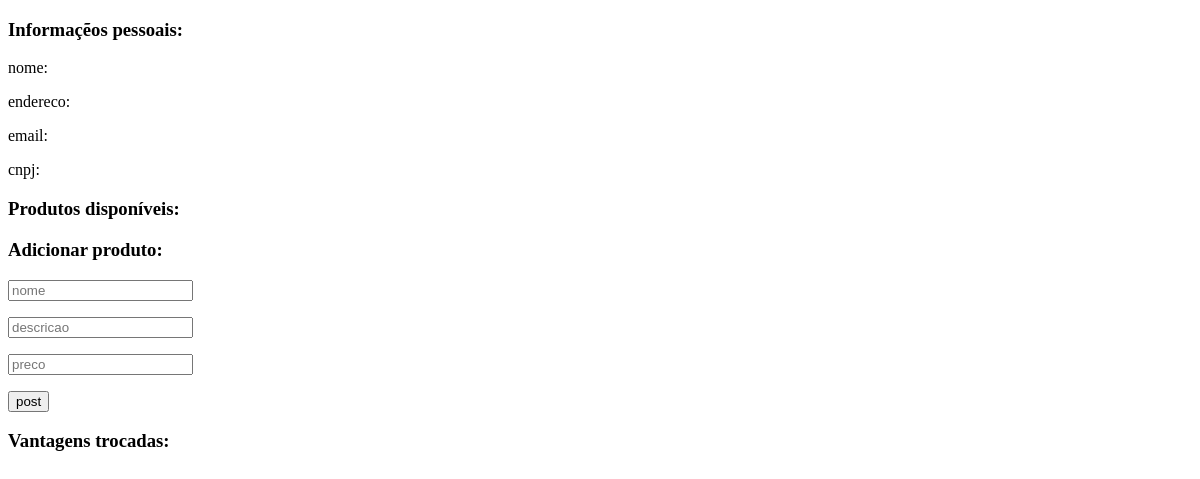
The app's page /parceiro/1, older data.
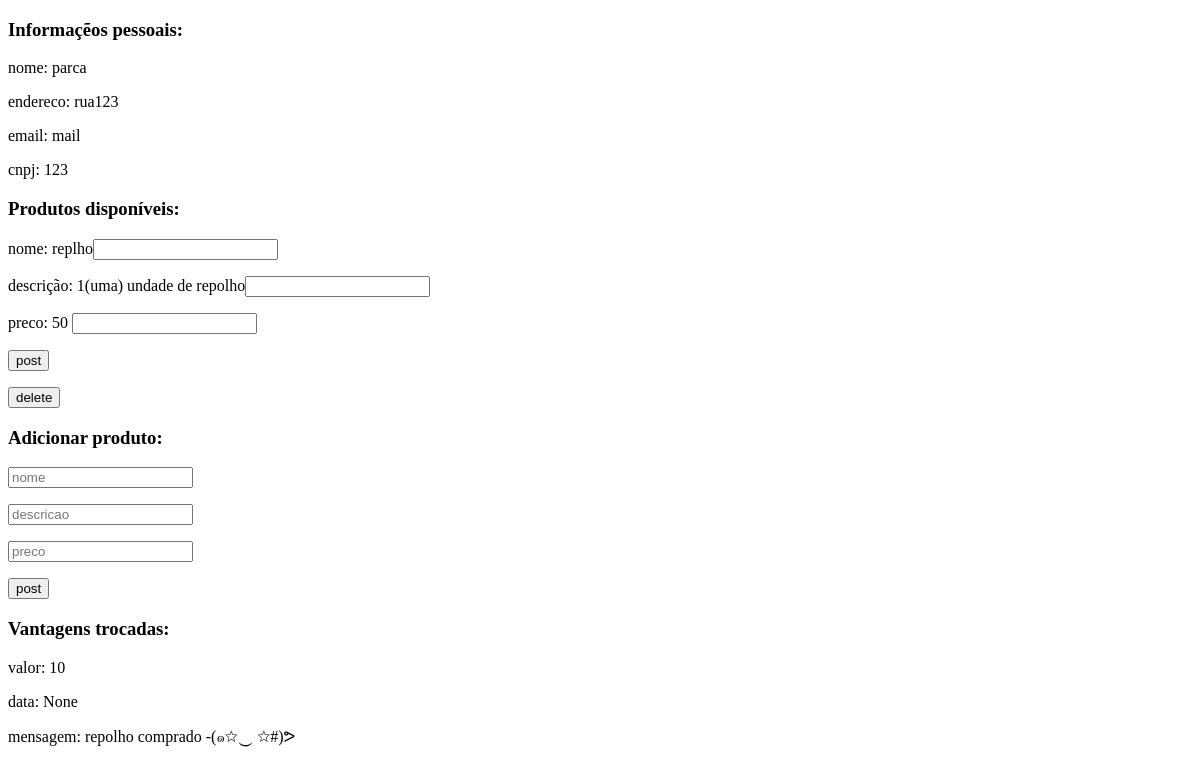
The same page, newer data.
### model.py (models this page shows)
class Usuario(db.Model):
    id = db.Column(db.Integer, primary_key=True)
    nome = db.Column(db.String(100))
    endereco = db.Column(db.String(150))
    email = db.Column(db.String(50))
    senha = db.Column(db.String(40))
    tipo = db.Column(db.String(20))
    transacoes = db.relationship("Transacao", foreign_keys="[Transacao.origem, Transacao.destino]", backref="usuario", primaryjoin="Usuario.id == Transacao.origem")

class Parceiro(Usuario):
    id_parceiro = db.Column(db.Integer, db.ForeignKey('usuario.id'), primary_key=True)
    cnpj = db.Column(db.Integer)
    produtos = db.relationship("Produto", backref="parceiro", lazy=True)#um parceiro tem vários produtos

class Produto(db.Model):
    id = db.Column("id_produto", db.Integer, primary_key=True)
    nome = db.Column(db.String(100))
    descricao = db.Column(db.String(320))
    preco = db.Column(db.Integer)
    id_parceiro = db.Column(db.Integer, db.ForeignKey("parceiro.id_parceiro")) #relação

class Transacao(db.Model):
    id = db.Column("id_transacao", db.Integer, primary_key=True)
    origem = db.Column(db.Integer, db.ForeignKey("usuario.id"))
    destino = db.Column(db.Integer, db.ForeignKey("usuario.id"))
    valor = db.Column(db.Integer)
    data = db.Column(db.String(20))
    mensagem = db.Column(db.String(100))

### routes.py (the view)
@app.route("/parceiro/<int:u>", methods=["POST", "GET"])
def parceiro(u):
    parca = db.session.get(Parceiro, u)
    prod = Produto.query.filter_by(id_parceiro=u).all()
    ta = Transacao.query.filter_by(destino=u).all()
    return render_template("/parceiro.html", parca=parca, prod=prod, ta=ta)

### templates/parceiro.html (shortened to what this page needs)
<!DOCTYPE html>
<html lang="en">
<head>
</head>
<body>
    <h3>Informaçẽos pessoais: </h3>
    <p>nome: {{ parca.nome }}</p>
    <p>endereco: {{ parca.endereco }}</p>
    <p>email: {{ parca.email }}</p>
    <p>cnpj: {{ parca.cnpj}} </p>
    <h3>Produtos disponíveis: </h3>
    {% for p in prod %}
        <form action="/parceiro/{{ parca.id }}/{{ p.id }}" method="POST">
            <p>nome: {{ p.nome }}<input type="text" name="nome"/></p>
            <p>descrição: {{ p.descricao }}<input type="text" name="descricao"/></p>
            <p>preco: {{ p.preco }} <input type="number" name="preco"/></p>
            <p><input type="submit" value="post"/></p>
        </form>
        <form action="/parceiro/{{ parca.id }}/delete/{{ p.id }}" method="REMOVE">
            <input type="submit" value="delete">
        </form>
    {% endfor %}
    <h3>Adicionar produto: </h3>
    <form action="/parceiro/{{ parca.id }}/add" method="POST">
        <p><input type="text" name="nome" placeholder="nome" /></p>
        <p><input type="text" name="descricao" placeholder="descricao" /></p>
        <p><input type="number" name="preco" placeholder="preco" /></p>
        <p><input type="submit" value="post"/></p>
    </form>
    <h3>Vantagens trocadas: </h3>
    {% for t in ta %}
        <p>valor: {{ t.valor }}</p>
        <p>data: {{ t.data }}</p>
        <p>mensagem: {{ t.mensagem }}</p>
    {% endfor %}
</body>
</html>

Row changes from the older to the newer data that the page shows:
added Usuario: nome "parca", endereco "rua123", email "mail"
added Parceiro: cnpj "123"
added Produto: nome "replho", descricao "1(uma) undade de repolho", preco "50"
added Transacao: valor "10", data "None", mensagem "repolho comprado -(๑☆‿ ☆#)ᕗ"
